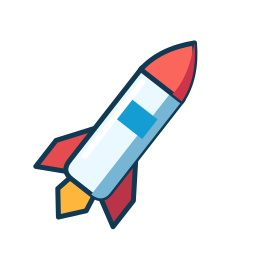

This figure's Python source:
from pathlib import Path
from PIL import Image, ImageDraw

# Code-authored vector silhouette, rasterized at 4x for the IMGUI texture.
root = Path(__file__).resolve().parents[2]
svg = '''<svg xmlns="http://www.w3.org/2000/svg" width="256" height="256" viewBox="0 0 256 256">
<g transform="rotate(38 128 128)" stroke="#123952" stroke-width="5" stroke-linejoin="round">
<path d="M114 197L110 219L128 241L146 219L142 197Z" fill="#ffb63c"/>
<path d="M106 143L79 182L79 215L112 197Z" fill="#e54c4f"/>
<path d="M150 143L177 182L177 215L144 197Z" fill="#b93447"/>
<path d="M102 72L102 190Q102 203 115 203H141Q154 203 154 190V72Z" fill="#eaf8ff"/>
<path d="M140 73H154V190Q154 203 140 203Z" fill="#77b5d4" stroke="none"/>
<path d="M102 74Q104 46 128 20Q152 46 154 74Z" fill="#fa665b"/>
<path d="M128 20Q145 52 142 74H154Q152 46 128 20" fill="#cf3549" stroke="none"/>
<path d="M110 103H146V128H110Z" fill="#139dd3" stroke="none"/>
<path d="M111 83V177" fill="none" stroke="#ffffff" stroke-width="6" stroke-linecap="round"/>
</g></svg>'''
(root / 'ArtSource/UI/player_missile_icon.svg').write_text(svg, encoding='utf8')
scale = 4
im = Image.new('RGBA', (256*scale, 256*scale))
d = ImageDraw.Draw(im)
def poly(points, fill, outline='#123952'):
    pts = [(int(x*scale), int(y*scale)) for x,y in points]
    d.polygon(pts, fill=fill)
    if outline: d.line(pts+[pts[0]], fill=outline, width=5*scale, joint='curve')
poly([(114,197),(110,219),(128,241),(146,219),(142,197)], '#ffb63c')
poly([(106,143),(79,182),(79,215),(112,197)], '#e54c4f')
poly([(150,143),(177,182),(177,215),(144,197)], '#b93447')
d.rounded_rectangle((102*scale,66*scale,154*scale,203*scale), radius=12*scale, fill='#eaf8ff', outline='#123952', width=5*scale)
d.rectangle((140*scale,73*scale,149*scale,195*scale), fill='#77b5d4')
poly([(102,74),(106,54),(128,20),(150,54),(154,74)], '#fa665b')
poly([(128,20),(150,54),(154,74),(142,74),(139,50)], '#cf3549', None)
d.rectangle((110*scale,103*scale,146*scale,128*scale), fill='#139dd3')
d.line([(111*scale,83*scale),(111*scale,177*scale)], fill='white', width=6*scale)
im = im.rotate(-38, Image.Resampling.BICUBIC).resize((256,256), Image.Resampling.LANCZOS)
im.save(root / 'Assets/PhoViet/Resources/PlayerMissile/PV_MissileHud.png')
